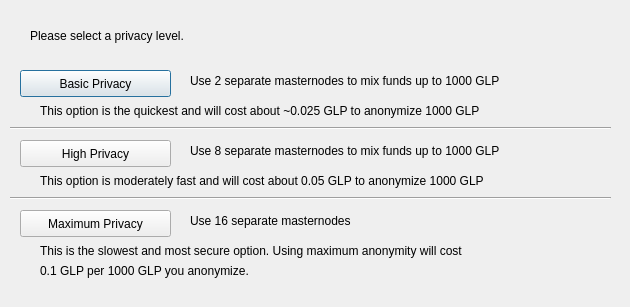
<?xml version="1.0" encoding="UTF-8"?>
<ui version="4.0">
 <class>DarksendConfig</class>
 <widget class="QDialog" name="DarksendConfig">
  <property name="geometry">
   <rect>
    <x>0</x>
    <y>0</y>
    <width>630</width>
    <height>307</height>
   </rect>
  </property>
  <property name="windowTitle">
   <string>Configure PrivateSend</string>
  </property>
  <widget class="QPushButton" name="buttonBasic">
   <property name="geometry">
    <rect>
     <x>20</x>
     <y>70</y>
     <width>151</width>
     <height>27</height>
    </rect>
   </property>
   <property name="text">
    <string>Basic Privacy</string>
   </property>
  </widget>
  <widget class="QPushButton" name="buttonHigh">
   <property name="geometry">
    <rect>
     <x>20</x>
     <y>140</y>
     <width>151</width>
     <height>27</height>
    </rect>
   </property>
   <property name="text">
    <string>High Privacy</string>
   </property>
  </widget>
  <widget class="QPushButton" name="buttonMax">
   <property name="geometry">
    <rect>
     <x>20</x>
     <y>210</y>
     <width>151</width>
     <height>27</height>
    </rect>
   </property>
   <property name="text">
    <string>Maximum Privacy</string>
   </property>
  </widget>
  <widget class="QLabel" name="label">
   <property name="geometry">
    <rect>
     <x>30</x>
     <y>20</y>
     <width>571</width>
     <height>31</height>
    </rect>
   </property>
   <property name="text">
    <string>Please select a privacy level.</string>
   </property>
  </widget>
  <widget class="QLabel" name="label_2">
   <property name="geometry">
    <rect>
     <x>190</x>
     <y>70</y>
     <width>421</width>
     <height>21</height>
    </rect>
   </property>
   <property name="text">
    <string>Use 2 separate masternodes to mix funds up to 1000 GLP</string>
   </property>
  </widget>
  <widget class="QLabel" name="label_3">
   <property name="geometry">
    <rect>
     <x>190</x>
     <y>140</y>
     <width>411</width>
     <height>21</height>
    </rect>
   </property>
   <property name="text">
    <string>Use 8 separate masternodes to mix funds up to 1000 GLP</string>
   </property>
  </widget>
  <widget class="QLabel" name="label_4">
   <property name="geometry">
    <rect>
     <x>190</x>
     <y>210</y>
     <width>421</width>
     <height>21</height>
    </rect>
   </property>
   <property name="text">
    <string>Use 16 separate masternodes</string>
   </property>
  </widget>
  <widget class="QLabel" name="label_6">
   <property name="geometry">
    <rect>
     <x>40</x>
     <y>100</y>
     <width>561</width>
     <height>21</height>
    </rect>
   </property>
   <property name="text">
    <string>This option is the quickest and will cost about ~0.025 GLP to anonymize 1000 GLP</string>
   </property>
  </widget>
  <widget class="QLabel" name="label_7">
   <property name="geometry">
    <rect>
     <x>40</x>
     <y>170</y>
     <width>561</width>
     <height>21</height>
    </rect>
   </property>
   <property name="text">
    <string>This option is moderately fast and will cost about 0.05 GLP to anonymize 1000 GLP</string>
   </property>
  </widget>
  <widget class="QLabel" name="label_8">
   <property name="geometry">
    <rect>
     <x>40</x>
     <y>240</y>
     <width>561</width>
     <height>21</height>
    </rect>
   </property>
   <property name="text">
    <string>This is the slowest and most secure option. Using maximum anonymity will cost</string>
   </property>
  </widget>
  <widget class="QLabel" name="label_9">
   <property name="geometry">
    <rect>
     <x>40</x>
     <y>260</y>
     <width>561</width>
     <height>21</height>
    </rect>
   </property>
   <property name="text">
    <string>0.1 GLP per 1000 GLP you anonymize.</string>
   </property>
  </widget>
  <widget class="Line" name="line">
   <property name="geometry">
    <rect>
     <x>10</x>
     <y>120</y>
     <width>601</width>
     <height>16</height>
    </rect>
   </property>
   <property name="orientation">
    <enum>Qt::Horizontal</enum>
   </property>
  </widget>
  <widget class="Line" name="line_2">
   <property name="geometry">
    <rect>
     <x>10</x>
     <y>190</y>
     <width>601</width>
     <height>16</height>
    </rect>
   </property>
   <property name="orientation">
    <enum>Qt::Horizontal</enum>
   </property>
  </widget>
 </widget>
 <resources/>
 <connections/>
</ui>
